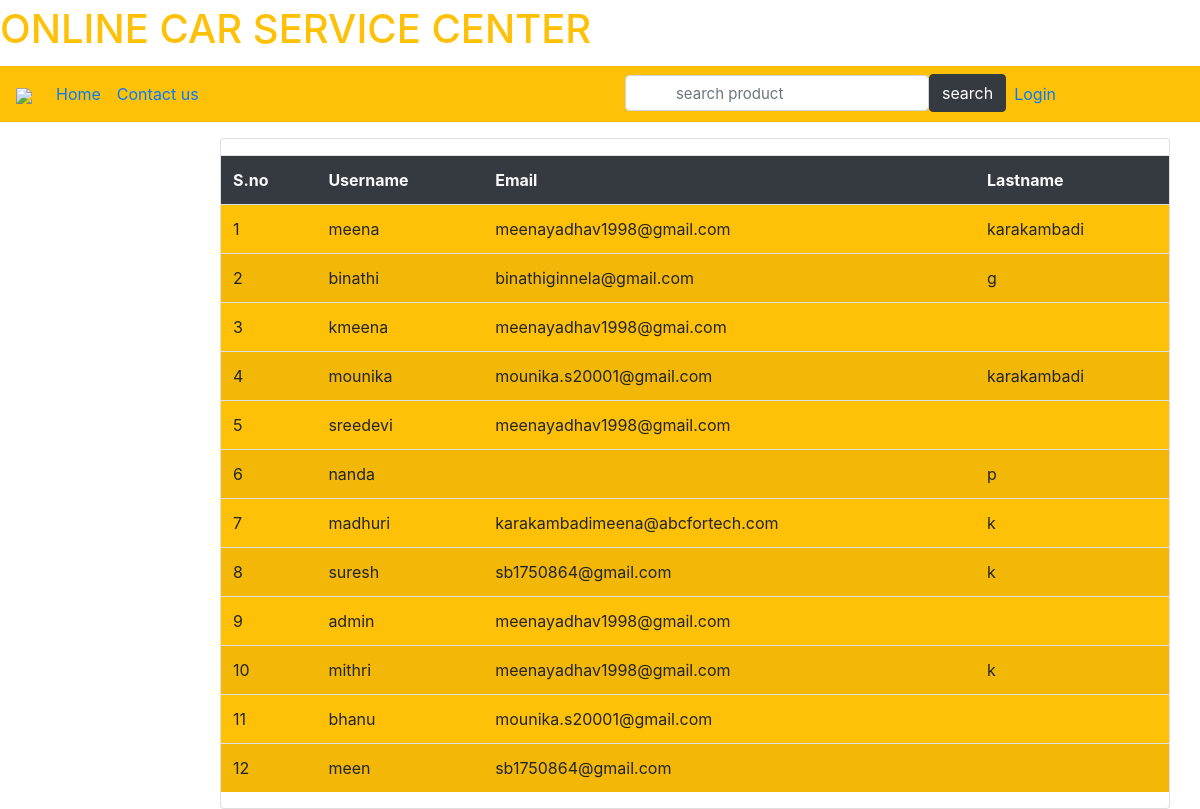
/viewuser/, run on the app's committed database.
### service/models.py (models this page shows)
class User(AbstractUser):
	t = (
		(1,'owner'),
		(2,'customer'),
		(3,'Anonymous'),
		)
	role = models.IntegerField(default=3,choices=t)
	g=[('M',"Male"),('F','Female')]
	age=models.IntegerField(default=10)
	impf=models.ImageField(upload_to='Profiles/',default="Note.jpg")
	gender=models.CharField(max_length=10,choices=g)
	first_name=models.CharField(max_length=100)
	last_name=models.CharField(max_length=100)
	car_regno=models.CharField(max_length=20)
	phno=models.CharField(null='True',max_length=30)
	address=models.TextField(null='True')
	city=models.CharField(max_length=30,null='True')
	state=models.CharField(max_length=40,null='True')
	pin=models.IntegerField(null='True')
	nameoncard=models.CharField(max_length=30,null='True')
	creditcardnumber=models.IntegerField(null='True')
	Expyear=models.DateField(null='True')
	expmonth=models.CharField(max_length=20,null='True')
	cvv=models.IntegerField(null='True')
	date=models.DateField(null='True')

### service/views.py (the view)
# urls.py: path('viewuser/',views.viewuser,name="viewuser"),
def viewuser(request):
	p=User.objects.all()
	return render(request,'services/viewuser.html',{'u':p})

### service/templates/services/viewuser.html (shortened to what this page needs)
{% extends 'services/base.html' %}
{% block content %}
<div class="container">
	<div class="row mt-3">
		<div class="col-md-2"></div>
		<div class="col-md-10 card">
			{% if user.is_superuser %}
			<table class="table table-striped table-hover">
				<tr class="bg-dark text-light">
					<th>S.no</th>
					<th>Username</th>
					<th>Email</th>
					<th>role</th>
				</tr>
				{% for i in u %}
				<tr>
					<td>{{forloop.counter}}</td>
					<td>{{i.username}}</td>
					<td>{{i.email}}</td>
					{% if i.role is 1 %}
					<td>owner</td>
					{% elif i.role is 2 %}
					<td>customer</td>
					{% else %}
					<td>anonymous</td>
					{% endif %}
					<td><a href="{% url 'customer' i.id %}" class="btn btn-info">Customer</a><a href="{% url 'owner' i.id %}" class="btn btn-danger">Owner</a></td>
				</tr>
				{% endfor %}
			</table>
			{% else %}
			<div class="row mt-3">
					<table class="table table-striped table-hover bg-warning">
						<tr class="bg-dark text-light">
							<th>S.no</th>
							<th>Username</th>
							<th>Email</th>
							<th>Lastname</th>
						</tr>
						{% for i in u %}
						<tr>
							<td>{{forloop.counter}}</td>
							<td>{{i.username}}</td>
							<td>{{i.email}}</td>
							<td>{{i.last_name}}</td>
						</tr>
						{% endfor %}
					</table>
					{% endif %}
				</div>
			</div>
		</div>
	</div>
{% endblock %}

### data on the page
User: username "meena", email "meenayadhav1998@gmail.com", last_name "karakambadi"
User: username "binathi", email "binathiginnela@gmail.com", last_name "g"
User: username "kmeena", email "meenayadhav1998@gmai.com"
User: username "mounika", email "mounika.s20001@gmail.com", last_name "karakambadi"
User: username "sreedevi", email "meenayadhav1998@gmail.com"
User: username "nanda", last_name "p"
User: username "madhuri", email "karakambadimeena@abcfortech.com", last_name "k"
User: username "suresh", email "sb1750864@gmail.com", last_name "k"
User: username "admin", email "meenayadhav1998@gmail.com"
User: username "mithri", email "meenayadhav1998@gmail.com", last_name "k"
User: username "bhanu", email "mounika.s20001@gmail.com"
User: username "meen", email "sb1750864@gmail.com"
